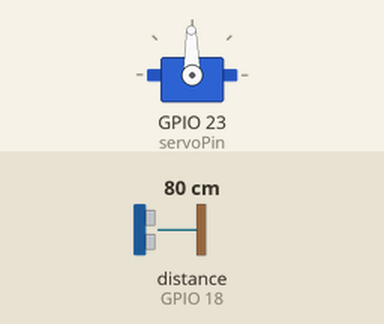
A sketch run on a simulated ESP32. Parts: servo. Wiring (inferred from the names in the program): ultrasonic range finder: trigger GPIO 5; echo GPIO 18. The inputs (shaded band) are chosen by the test bench; at power-on: distance to the obstacle (sensor on GPIO 18) 80 cm. The echo pulse lasts 58.3 µs per cm; what the sketch prints to the serial monitor is not drawn.

Above: at 1.7 s.
1.8 s: distance to the obstacle (sensor on GPIO 18) set to 2 cm
At 2.17 s:
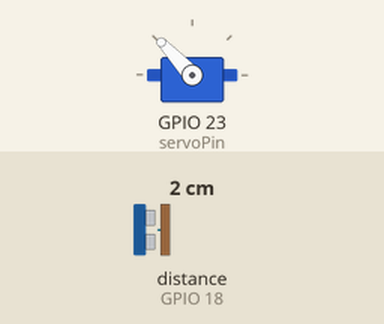
4.8 s: distance to the obstacle (sensor on GPIO 18) set to 4 cm
At 5.2 s:
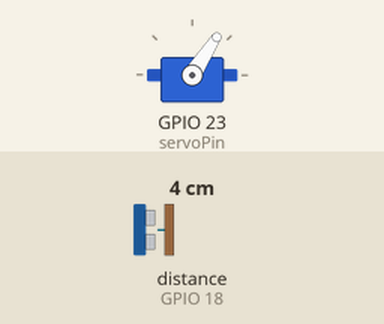
Timing chart, 0 to 58.3 s (numbered marks = the images above; inputs shaded):
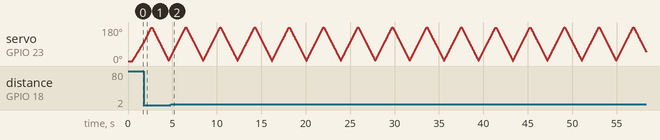

The sketch:

Radar.ino
```cpp
#include <Arduino.h>
#include <ESP32Servo.h>

// Pins
const int trigPin = 5;
const int echoPin = 18;
const int servoPin = 23;

Servo servo;

int angle = 0;
int direction = 1;

long getDistance()
{
	digitalWrite(trigPin, LOW);
	delayMicroseconds(2);
	digitalWrite(trigPin, HIGH);
	delayMicroseconds(10);
	digitalWrite(trigPin, LOW);

	// Reduced timeout for faster sweep. To detect objects further away increase that value.
	long duration = pulseIn(echoPin, HIGH, 3000);

	// No echo received
	if (duration == 0)
		return 10000; //large value that doesn't show on processing
	long distance = duration * 0.034 / 2;
	return distance;
}

void setup()
{
	Serial.begin(115200);

	pinMode(trigPin, OUTPUT);
	pinMode(echoPin, INPUT);

	servo.attach(servoPin);

	servo.write(angle);

	delay(500);
}

void loop()
{
	servo.write(angle);

	delay(2);
	long distance = getDistance();
	Serial.print(angle);
	Serial.print(",");
	Serial.println(distance);
	angle += direction;
	// Full sweep
	if (angle >= 180 || angle <= 0)
		direction *= -1;
	delay(8);
}
```
